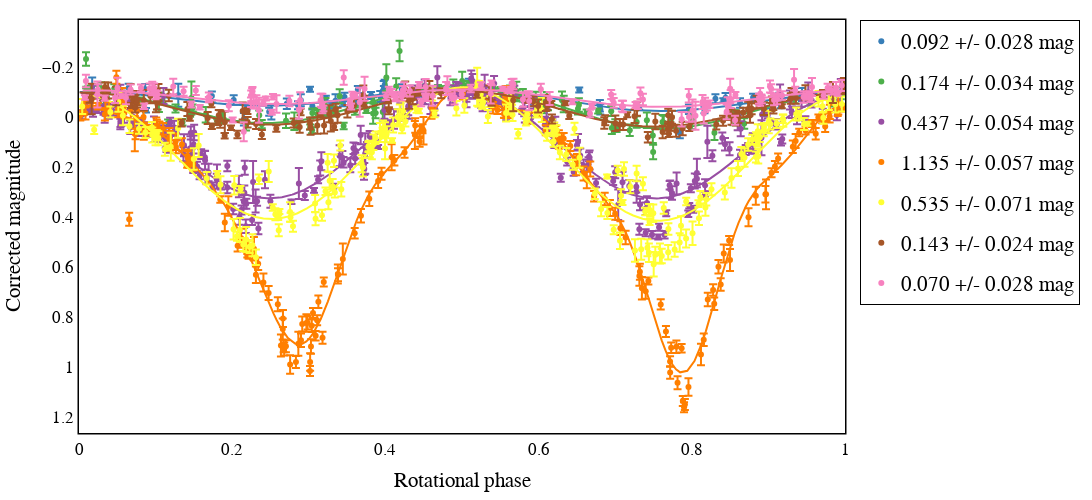

The notebook cell this image was saved under:
### Code cell
# Here you get an interactive plot will all fits together. You can download it as png by clicking in the first button in the right upper corner.
# To activate and deactivate the visualization of one model, just click on it in the legend.
plots.plot_all_folded_samples(folded_models,fontsize=plots.fontsize+5,save_path=string,rot_dict=rot)
